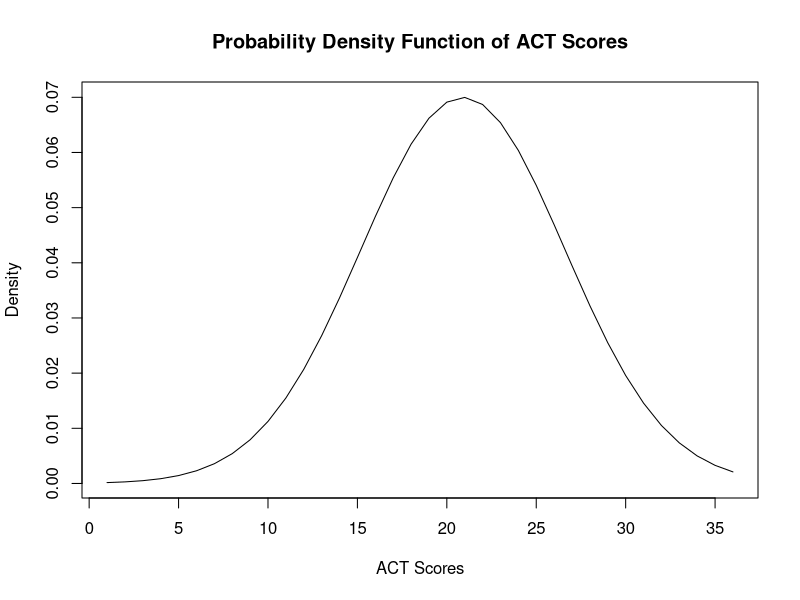
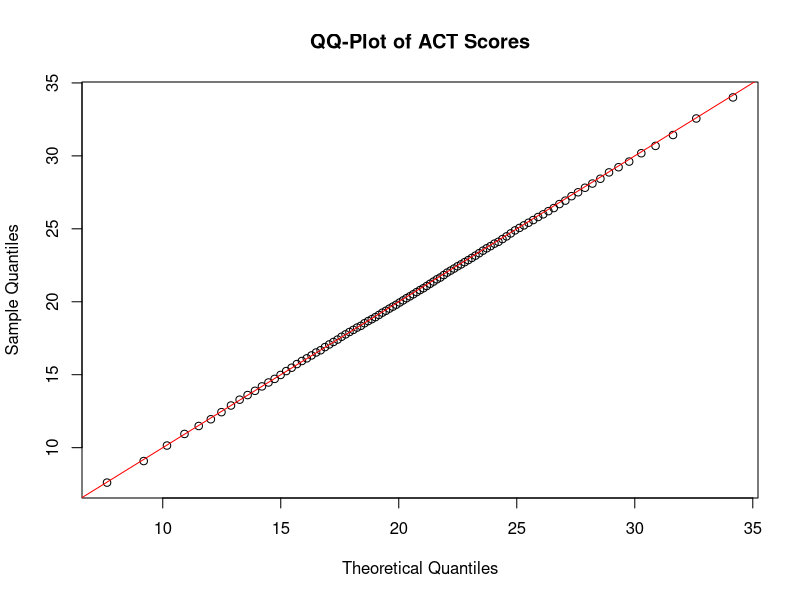

Here is the R script that generated these plots, in order:
## ---- chunk 1
# Set the seed for reproducibility
set.seed(16, sample.kind = "Rounding")

# Generate the ACT scores dataset
act_scores <- rnorm(10000, mean = 20.9, sd = 5.7)

# View the first few values
head(act_scores)

## ---- chunk 2
# Calculate the mean of act_scores
mean_act_scores <- mean(act_scores)
mean_act_scores

# Calculate the standard deviation of act_scores
sd_act_scores <- sd(act_scores)
sd_act_scores

# Count the number of perfect scores (36 or greater)
perfect_scores <- sum(act_scores >= 36)
perfect_scores

# Calculate the probability of an ACT score greater than 30
prob_greater_than_30 <- sum(act_scores > 30) / length(act_scores)
prob_greater_than_30

# Calculate the probability of an ACT score less than or equal to 10
prob_less_than_or_equal_to_10 <- sum(act_scores <= 10) / length(act_scores)
prob_less_than_or_equal_to_10


## ---- chunk 3
# Create a sequence of integers from 1 to 36
x <- 1:36

# Calculate the value of the probability density function
f_x <- dnorm(x, mean = 20.9, sd = 5.7)

# Plot x against f_x
plot(x, f_x, type = "l", main = "Probability Density Function of ACT Scores",
     xlab = "ACT Scores", ylab = "Density")

## ---- chunk 4
# Calculate the mean and standard deviation of act_scores
mean_act_scores <- mean(act_scores)
sd_act_scores <- sd(act_scores)

# Convert act_scores to Z-scores
z_scores <- (act_scores - mean_act_scores) / sd_act_scores

# View the first few Z-scores
head(z_scores)

## ---- chunk 5
# Calculate the probability of a Z-score greater than 2
prob_z_greater_than_2 <- 1 - pnorm(2)
prob_z_greater_than_2

## ---- chunk 6
# Calculate the ACT score value for Z = 2
act_score_z_2 <- 2 * sd_act_scores + mean_act_scores
act_score_z_2

## ---- chunk 7
# Calculate the 97.5th percentile of act_scores
percentile_97_5 <- qnorm(0.975, mean = mean_act_scores, sd = sd_act_scores)
percentile_97_5

## ---- chunk 8
# Define the CDF function
act_cdf <- function(x) {
  mean(act_scores <= x)
}

# Apply the CDF function to the range 1 to 36
cdf_values <- sapply(1:36, act_cdf)
cdf_values

## ---- chunk 9
# Find the minimum integer score with CDF value at least 0.95
min_score_95 <- min(which(cdf_values >= 0.95))
min_score_95

## ---- chunk 10
# Calculate the expected 95th percentile of ACT scores
expected_95th_percentile <- qnorm(0.95, mean = 20.9, sd = 5.7)
expected_95th_percentile

## ---- chunk 11
# Create the vector of quantiles for the 1st through 99th percentiles
p <- seq(0.01, 0.99, 0.01)
sample_quantiles <- quantile(act_scores, p)

# Find the percentile of a score of 26
percentile_26 <- which(sample_quantiles >= 26)[1]
names(sample_quantiles)[percentile_26]

## ---- chunk 12
# Create the vector of theoretical quantiles
theoretical_quantiles <- qnorm(p, mean = 20.9, sd = 5.7)

# Create a QQ-plot
plot(theoretical_quantiles, sample_quantiles, main = "QQ-Plot of ACT Scores",
     xlab = "Theoretical Quantiles", ylab = "Sample Quantiles")
abline(0, 1, col = "red")

